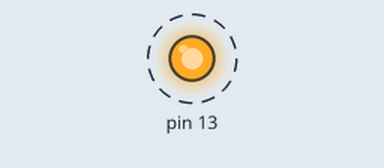
Recording of a sketch running on a simulated Arduino Uno, built with avr-gcc and run on an emulated ATmega328P. On the bench: output pins drawn as LEDs (lit = HIGH). Dashed ring = blinking.

Above: at 0.2 s.
Timing chart, 0 to 3.0 s (numbered marks = the images above):
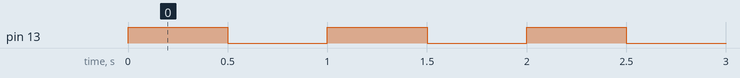

The sketch:

blink.ino
```cpp
void setup() {
  pinMode (13, OUTPUT);
}

void loop() {
 digitalWrite (13, HIGH);
 delay (500);
 digitalWrite (13, LOW);
 delay (500);
}
```

c_simulation.c
```cpp
#include <avr/io.h>
#include <util/delay.h>

int main(void) {
    DDRB |= (1 << PB5);

    while (1) {

        PORTB |= (1 << PB5);
        _delay_ms(500);

        PORTB &= ~(1 << PB5);
        _delay_ms(500);
    }

    return 0;
}
```

Measured:
- by itself, pin 13: alternates HIGH for 0.50 s and LOW for 0.50 s
